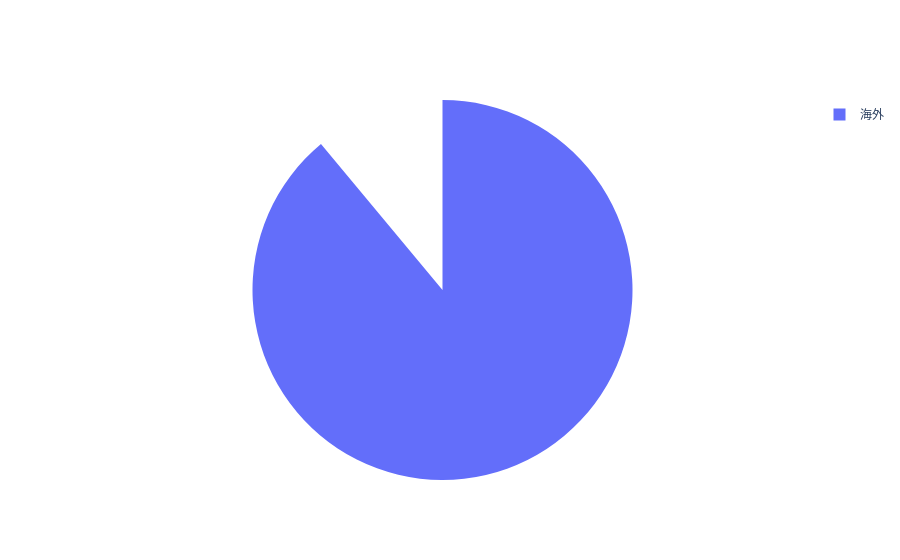

The code cell stored with this chart in its notebook:
### Code cell
fig.show()

### Figure 1 — Plotly figure (JSON) as saved in the notebook; plotly's stock layout.template omitted (floating-point values rounded to 4 significant figures)
{"data": [{"labels": ["IT 経済", "グルメ", "スポーツ", "ファッション・ビューティ", "ライフスタイル", "ライフ総合", "国内", "恋愛", "海外", "芸能", "車"], "type": "pie", "values": [-7.899, -11.69, -10.92, -12.45, -27.21, -10.0, -7.54, -16.78, 13.37, -11.27, -18.62]}], "layout": {}}
